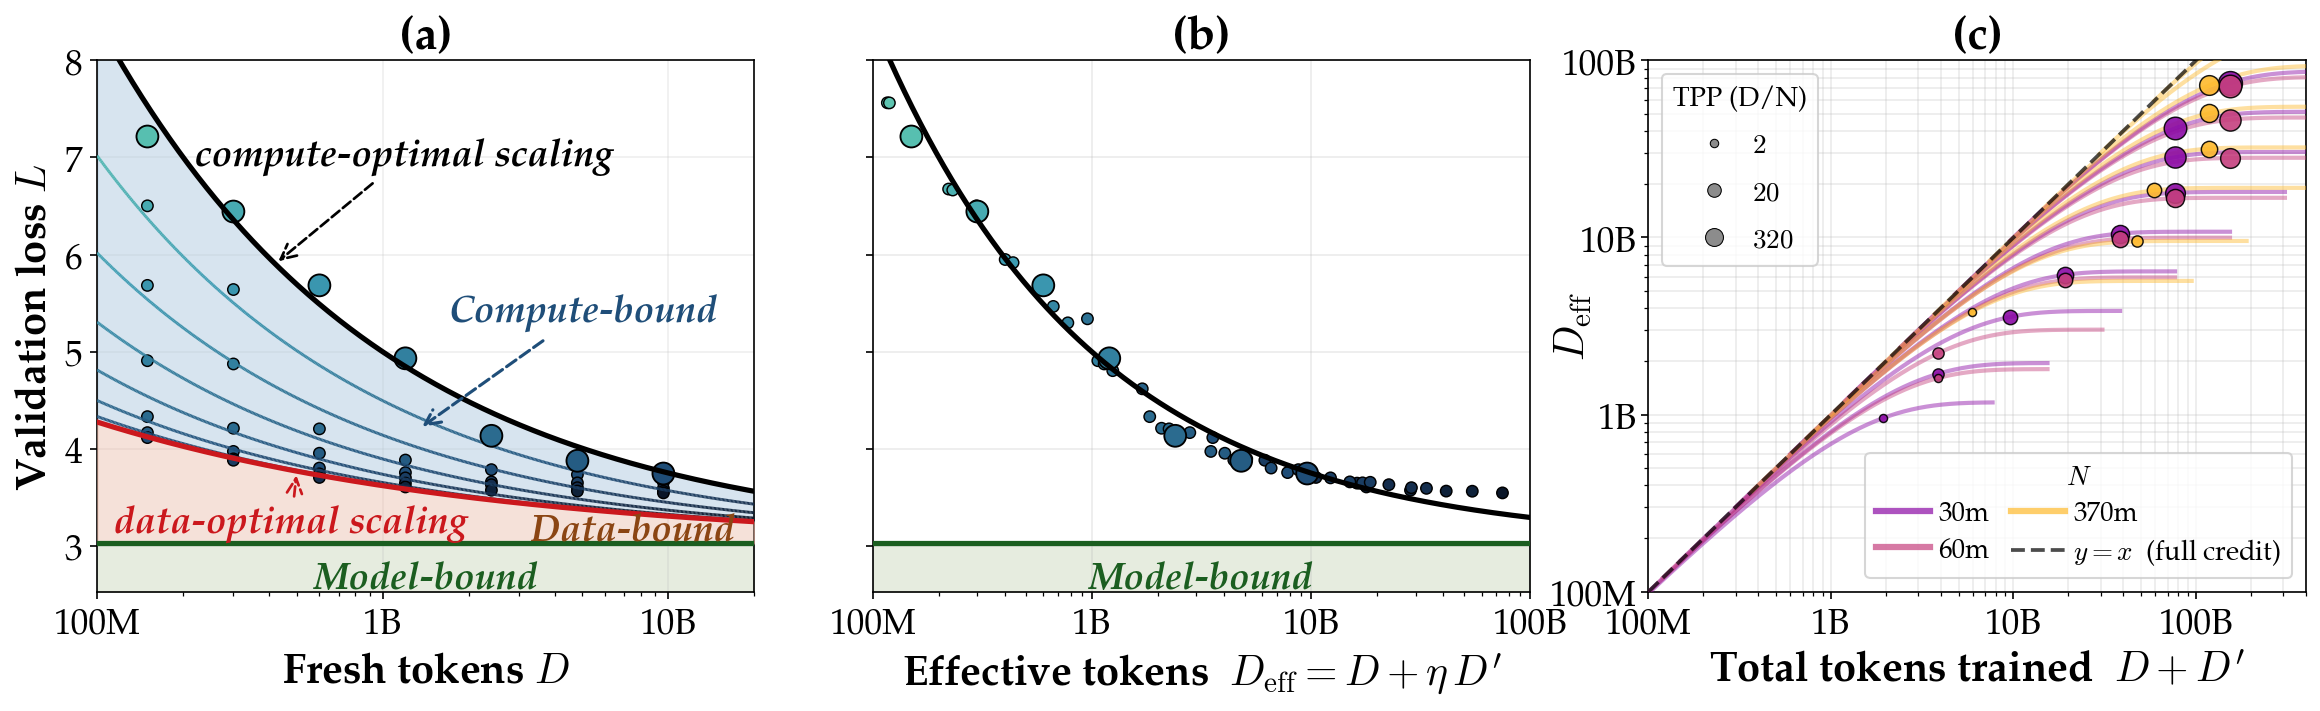

Recreate this plot in Python.
"""Figure 1 — three-panel schematic of the multi-epoch CD law.

(a) Single-size (30M) view of the (D, L) plane with three regimes:
    compute-bound, data-bound, model-bound. Bounded by the 1-epoch
    fit, the D'/D -> infinity fit, and the irreducible loss E_eff(N).
(b) All multi-epoch points after D_eff = D + eta(D, D'; N) * D' —
    they collapse onto each size's Chinchilla curve.
(c) Mapping D + D' (total tokens trained) -> D + eta * D' (effective
    fresh-token equivalents). Points stay below y=x; per-size curves
    show diminishing returns from repetition.

Anchors are the canonical one-shot joint fit (k=15, all 7 sizes) from
results/chinchilla_fit_dolma/writeup_final.md.
"""

import glob
import os
import sys

import numpy as np
import matplotlib.pyplot as plt
from matplotlib import font_manager
from matplotlib.collections import LineCollection
from matplotlib.colors import LinearSegmentedColormap
from matplotlib.ticker import FuncFormatter

# Add ../results so we can import dolma_*.py
sys.path.insert(0, os.path.join(os.path.dirname(__file__), '..'))

# === Palatino (URW P052 clone) font setup ===
for _f in glob.glob('/usr/share/fonts/urw-base35/P052-*.otf'):
    font_manager.fontManager.addfont(_f)

plt.rcParams.update({
    'font.family':       'serif',
    'font.serif':        ['P052', 'Palatino', 'TeX Gyre Pagella', 'serif'],
    'mathtext.fontset':  'cm',
    'font.size':         18,
    'axes.titlesize':    20,
    'axes.labelsize':    20,
    'xtick.labelsize':   16,
    'ytick.labelsize':   16,
    'legend.fontsize':   15,
    'figure.titlesize':  22,
    'lines.linewidth':   1.8,
    'axes.grid':         True,
    'grid.alpha':        0.25,
    'grid.linestyle':    '-',
    'savefig.bbox':      'tight',
    'savefig.dpi':       300,
})

# === Scaling-law parameters (writeup_final.md, one-shot joint fit, k=15) ===
SL_E     = 0.050
SL_A     = 31.5
SL_B     = 16539.0
SL_ALPHA = 0.137
SL_BETA  = 0.436
SL_LOG_K = 10.32
SL_RHO   = -0.270
SL_SIGMA = -0.388

TTP_RATIO = 20  # Chinchilla tokens-per-param


def E_eff(N):
    return SL_E + SL_A / (N ** SL_ALPHA)


def L_chin(N, D_eff):
    D_eff = np.asarray(D_eff, dtype=float)
    return E_eff(N) + SL_B / D_eff ** SL_BETA


def R_star(D, N):
    D = np.asarray(D, dtype=float)
    return np.exp(SL_LOG_K + SL_RHO * np.log(D / N) + SL_SIGMA * np.log(N))


def eta_of(D, Dp, N):
    """eta(D, D'; N) = R*(1-exp(-x/R*))/x, x = D'/D. eta(0)=1 limit."""
    D = np.asarray(D, dtype=float)
    Dp = np.asarray(Dp, dtype=float)
    R = R_star(D, N)
    x = np.where(Dp > 0, Dp / D, 1.0)
    val = np.where(Dp > 0, R * (1.0 - np.exp(-x / R)) / x, 1.0)
    return val


def L_inf_epochs(D, N):
    """Loss with D'/D -> infinity (multi-epoch limit). D_eff = D*(1 + R*)."""
    D = np.asarray(D, dtype=float)
    return E_eff(N) + SL_B / (D * (1.0 + R_star(D, N))) ** SL_BETA


def L_iso_x(D, x, N):
    """CD-law loss at fixed D'/D = x (epochs = 1 + x)."""
    D = np.asarray(D, dtype=float)
    if x == 0:
        return L_chin(N, D)
    R = R_star(D, N)
    eta_times_x = R * (1.0 - np.exp(-x / R))
    return E_eff(N) + SL_B / (D * (1.0 + eta_times_x)) ** SL_BETA


ISO_X_VALUES = [1, 3, 7, 15, 31, 63]


# === Sizes with multi-epoch coverage ===
SIZES = [
    ('14m',  14e6,  'dolma_14m'),
    ('30m',  30e6,  'dolma_30m'),
    ('60m',  60e6,  'dolma_60m'),
    ('190m', 190e6, 'dolma_190m'),
    ('370m', 370e6, 'dolma_370m'),
]

OVERFIT_EXCLUDE = {
    '14m':  {(0.05, 128), (0.1, 128)},
    '30m':  {(0.05, 128), (0.1, 128)},
    '60m':  {(0.1, 64)},
    '190m': {(0.05, 32), (0.05, 64), (0.1, 32), (0.25, 32), (0.5, 32)},
    '370m': {(0.05, 32), (0.05, 64)},
}


def load_points(tag, modname, N):
    mod = __import__(modname)
    rows = []
    excl = OVERFIT_EXCLUDE.get(tag, set())
    for ds in mod.ALL_DATASETS:
        scale = ds['chinchilla_scale'][0]
        D = scale * TTP_RATIO * N
        for ep, loss, fmul in zip(ds['epochs'], ds['validation_loss'],
                                   ds['flops_multiplier']):
            if np.isnan(loss):
                continue
            if (scale, ep) in excl:
                continue
            Dp = (ep - 1) * D
            rows.append((scale, ep, D, Dp, loss, fmul))
    if not rows:
        return np.empty((0, 6))
    return np.array(rows, dtype=float)


# === Visual constants ===
FONT_LABEL  = 20
FONT_TITLE  = 22
FONT_TICK   = 17
FONT_LEGEND = 16
FONT_REGION = 18
FONT_CBAR   = 17

CMAP = plt.cm.plasma  # for model-size coloring in panel (c)

# Compute / FLOPs colormap (matches results/data_optimal_scaling_iso.py)
CMAP_COMPUTE = LinearSegmentedColormap.from_list(
    'compute',
    ['#A8E6CF', '#5BC4B0', '#3B9AB2', '#2C6E91', '#1F4E79', '#152F4F', '#0A1628'],
)

# Marker sizes for (1-epoch, multi-epoch)
S_1EP   = 110
S_MULTI = 30
S_PANEL_C = 70

# Sizes shown in panel (c)
PANEL_C_TAGS = ['30m', '60m', '370m']

# Region colors (match results/data_optimal_scaling_iso.py for consistency)
COLOR_COMPUTE_REGION = '#A8C5DC'   # soft blue
COLOR_DATA_REGION    = '#E8B4A0'   # muted terracotta
COLOR_MODEL_REGION   = '#C8D5B9'   # sage
ALPHA_COMPUTE = 0.45
ALPHA_DATA    = 0.40
ALPHA_MODEL   = 0.45

COLOR_COMPUTE_DARK = '#1F4E79'
COLOR_DATA_DARK    = '#8B4513'
COLOR_MODEL_DARK   = '#1b5e20'

COLOR_FIT_1EP    = 'black'
COLOR_FIT_MEINF  = '#cb181d'
COLOR_IRREDUCIBLE = '#1b5e20'

# Single anchor size for panel (a)
PANEL_A_SIZE = ('30m', 30e6, 'dolma_30m')

# X-axis lower bound for all three panels
X_MIN = 1e8  # 100M


def size_color(i, n):
    # span 0.10–0.85 of plasma so endpoints aren't pure black or pure yellow
    return CMAP(0.10 + 0.75 * i / max(n - 1, 1))


def fmt_tokens(x, pos=None):
    if x >= 1e9: return f'{x/1e9:g}B'
    if x >= 1e6: return f'{x/1e6:g}M'
    if x >= 1e3: return f'{x/1e3:g}K'
    return f'{x:g}'


def main():
    points = {}
    for tag, N, modname in SIZES:
        points[tag] = (N, load_points(tag, modname, N))

    n_sizes = len(SIZES)
    colors = {tag: size_color(i, n_sizes) for i, (tag, _, _) in enumerate(SIZES)}

    # Shared FLOPs norm across all data
    all_flops = np.concatenate([points[t][1][:, 5] for t, _, _ in SIZES])
    flops_norm = plt.Normalize(vmin=np.log2(all_flops.min()),
                                vmax=np.log2(all_flops.max()))

    fig, axes = plt.subplots(1, 3, figsize=(19, 4.6))
    ax_a, ax_b, ax_c = axes
    fig.subplots_adjust(wspace=0.18)

    # ---------- Panel (a): single-size three regimes ----------
    tag_a, N_a, _ = PANEL_A_SIZE
    _, pts_a = points[tag_a]
    scale_a, ep_a, D_a, Dp_a, L_a, F_a = pts_a.T
    is_1ep_a = ep_a == 1
    log2F_a = np.log2(F_a)

    # Curves
    X_MAX_A = 2.0e10
    xa = np.geomspace(X_MIN, X_MAX_A, 500)
    l1ep_xa = L_chin(N_a, xa)
    lme_xa  = L_inf_epochs(xa, N_a)
    e_eff_a = E_eff(N_a)

    # Y-range: capped at 8.0 to reduce white space.
    L_min_a = min(L_a.min(), e_eff_a) - 0.4
    L_max_a = 8.0
    FLOOR = e_eff_a - 0.5

    # Region fills (no legend entries — annotated in-plot)
    ax_a.fill_between(xa, lme_xa, l1ep_xa, where=l1ep_xa > lme_xa,
                      color=COLOR_COMPUTE_REGION, alpha=ALPHA_COMPUTE,
                      zorder=2)
    ax_a.fill_between(xa, e_eff_a, lme_xa, where=lme_xa > e_eff_a,
                      color=COLOR_DATA_REGION, alpha=ALPHA_DATA,
                      zorder=3)
    ax_a.fill_between([X_MIN, X_MAX_A], FLOOR, e_eff_a,
                      color=COLOR_MODEL_REGION, alpha=ALPHA_MODEL,
                      zorder=1)

    # Iso-D'/D dashed curves coloured by FLOPs (CD-law predictions)
    for x in ISO_X_VALUES:
        L_xi = L_iso_x(xa, x, N_a)
        flops_xa = (xa / (TTP_RATIO * N_a)) * (1.0 + x)
        log2_flops = np.log2(flops_xa)
        pts = np.array([xa, L_xi]).T.reshape(-1, 1, 2)
        segs = np.concatenate([pts[:-1], pts[1:]], axis=1)
        lc = LineCollection(segs, cmap=CMAP_COMPUTE, norm=flops_norm,
                            linestyles='dashed', linewidths=1.4,
                            alpha=0.95, zorder=11)
        lc.set_array(0.5 * (log2_flops[:-1] + log2_flops[1:]))
        ax_a.add_collection(lc)

    # Boundary curves (labels handled by text annotations below).
    ax_a.plot(xa, l1ep_xa, '-', color=COLOR_FIT_1EP, linewidth=2.5,
              zorder=12)
    ax_a.plot(xa, lme_xa, '-', color=COLOR_FIT_MEINF, linewidth=2.5,
              zorder=12)
    ax_a.axhline(e_eff_a, linestyle='-', color=COLOR_IRREDUCIBLE,
                 linewidth=2.5, zorder=12)

    # "compute-optimal scaling": text in upper-left between 100M and 1B,
    # dashed arrow pointing mostly leftward onto the black curve.
    x_co_text, y_co_text = 2.2e8, L_max_a - 1.0
    x_co_tip = 4.2e8
    y_co_tip = float(L_chin(N_a, x_co_tip))
    ax_a.annotate('compute-optimal scaling',
                  xy=(x_co_tip, y_co_tip),
                  xytext=(x_co_text, y_co_text),
                  fontsize=FONT_REGION, ha='left', va='center',
                  color=COLOR_FIT_1EP, fontstyle='italic', fontweight='bold',
                  arrowprops=dict(arrowstyle='->', linestyle='dashed',
                                  color=COLOR_FIT_1EP, lw=1.3,
                                  shrinkA=2, shrinkB=2),
                  zorder=15)

    # "data-optimal scaling": text at far left of the data-bound region,
    # dashed arrow pointing right-and-up onto the red curve.
    x_do_text = 1.15e8
    y_do_text = e_eff_a + 0.20
    x_do_tip = 5e8
    y_do_tip = float(L_inf_epochs(x_do_tip, N_a))
    ax_a.annotate('data-optimal scaling',
                  xy=(x_do_tip, y_do_tip),
                  xytext=(x_do_text, y_do_text),
                  fontsize=FONT_REGION, ha='left', va='center',
                  color=COLOR_FIT_MEINF, fontstyle='italic', fontweight='bold',
                  arrowprops=dict(arrowstyle='->', linestyle='dashed',
                                  color=COLOR_FIT_MEINF, lw=1.3,
                                  shrinkA=2, shrinkB=2),
                  zorder=15)

    # Data points (30M only). 1-ep large, multi-ep smaller; coloured by FLOPs.
    ax_a.scatter(D_a[~is_1ep_a], L_a[~is_1ep_a], s=S_MULTI,
                 c=log2F_a[~is_1ep_a], cmap=CMAP_COMPUTE, norm=flops_norm,
                 edgecolors='black', linewidths=0.7,
                 zorder=10, marker='o')
    sc_a = ax_a.scatter(D_a[is_1ep_a], L_a[is_1ep_a], s=S_1EP,
                        c=log2F_a[is_1ep_a], cmap=CMAP_COMPUTE,
                        norm=flops_norm, edgecolors='black', linewidths=0.9,
                        zorder=11, marker='o')

    # Region labels.  Compute-bound: text above + right of the band, with
    # a diagonal dashed arrow pointing into the blue region.
    x_cb_text  = 5.0e9
    y_cb_text  = float(L_chin(N_a, x_cb_text)) + 1.2
    x_cb_arrow = 1.3e9
    y_cb_arrow = 0.5 * (float(L_chin(N_a, x_cb_arrow))
                        + float(L_inf_epochs(x_cb_arrow, N_a)))
    ax_a.annotate('Compute-bound',
                  xy=(x_cb_arrow, y_cb_arrow),
                  xytext=(x_cb_text, y_cb_text),
                  fontsize=FONT_REGION, ha='center', va='bottom',
                  color=COLOR_COMPUTE_DARK,
                  fontstyle='italic', fontweight='bold',
                  arrowprops=dict(arrowstyle='->', linestyle='dashed',
                                  color=COLOR_COMPUTE_DARK, lw=1.5,
                                  shrinkA=4, shrinkB=4),
                  zorder=15)
    x_db = 1.7e10
    ax_a.text(x_db, (float(L_inf_epochs(x_db, N_a)) + e_eff_a) / 2,
              'Data-bound', fontsize=FONT_REGION, ha='right', va='center',
              color=COLOR_DATA_DARK, fontstyle='italic', fontweight='bold',
              zorder=15)
    ax_a.text(np.sqrt(X_MIN * X_MAX_A), e_eff_a - 0.18,
              'Model-bound',
              fontsize=FONT_REGION, ha='center', va='top',
              color=COLOR_MODEL_DARK, fontstyle='italic', fontweight='bold',
              zorder=15)

    ax_a.set_xscale('log')
    ax_a.set_xlim(X_MIN, X_MAX_A)
    ax_a.set_xticks([1e8, 1e9, 1e10])
    ax_a.xaxis.set_major_formatter(FuncFormatter(fmt_tokens))
    ax_a.xaxis.set_minor_formatter(plt.NullFormatter())
    ax_a.set_ylim(FLOOR, L_max_a)
    ax_a.set_xlabel(r'Fresh tokens $D$',
                    fontsize=FONT_LABEL, fontweight='bold')
    ax_a.set_ylabel(r'Validation loss $L$',
                    fontsize=FONT_LABEL, fontweight='bold')
    ax_a.set_title('(a)', fontsize=FONT_TITLE, fontweight='bold')
    ax_a.tick_params(labelsize=FONT_TICK)
    ax_a.grid(True, alpha=0.2)

    # ---------- Panel (b): same size as (a), L vs D_eff ----------
    et_b = eta_of(D_a, Dp_a, N_a)
    D_eff_b = D_a + et_b * Dp_a

    X_MAX_B = 1.0e11
    xb = np.geomspace(X_MIN, X_MAX_B, 500)
    # Model-bound shading: below the irreducible loss.
    ax_b.fill_between([X_MIN, X_MAX_B], FLOOR, e_eff_a,
                      color=COLOR_MODEL_REGION, alpha=ALPHA_MODEL,
                      zorder=1)
    ax_b.plot(xb, L_chin(N_a, xb), '-', color=COLOR_FIT_1EP,
              linewidth=2.5, zorder=12)
    ax_b.axhline(e_eff_a, linestyle='-', color=COLOR_IRREDUCIBLE,
                 linewidth=2.5, zorder=12)
    ax_b.text(np.sqrt(X_MIN * X_MAX_B), e_eff_a - 0.18,
              'Model-bound', fontsize=FONT_REGION, ha='center', va='top',
              color=COLOR_MODEL_DARK, fontstyle='italic', fontweight='bold',
              zorder=15)

    ax_b.scatter(D_eff_b[~is_1ep_a], L_a[~is_1ep_a], s=S_MULTI,
                 c=log2F_a[~is_1ep_a], cmap=CMAP_COMPUTE, norm=flops_norm,
                 edgecolors='black', linewidths=0.7,
                 zorder=10, marker='o')
    ax_b.scatter(D_eff_b[is_1ep_a], L_a[is_1ep_a], s=S_1EP,
                 c=log2F_a[is_1ep_a], cmap=CMAP_COMPUTE, norm=flops_norm,
                 edgecolors='black', linewidths=0.9,
                 zorder=11, marker='o')

    ax_b.set_xscale('log')
    ax_b.set_xlim(X_MIN, X_MAX_B)
    ax_b.set_xticks([1e8, 1e9, 1e10, 1e11])
    ax_b.xaxis.set_major_formatter(FuncFormatter(fmt_tokens))
    ax_b.xaxis.set_minor_formatter(plt.NullFormatter())
    ax_b.set_ylim(FLOOR, L_max_a)  # share y with panel (a)
    ax_b.set_xlabel(r"Effective tokens  $D_{\rm eff} = D + \eta\,D'$",
                    fontsize=FONT_LABEL, fontweight='bold')
    ax_b.set_ylabel('')
    plt.setp(ax_b.get_yticklabels(), visible=False)
    ax_b.set_title('(b)', fontsize=FONT_TITLE, fontweight='bold')
    ax_b.tick_params(labelsize=FONT_TICK)
    ax_b.grid(True, alpha=0.25)

    # ---------- Panel (c): D + D' vs D + eta D' ----------
    panel_c_sizes = [(t, N, m) for (t, N, m) in SIZES if t in PANEL_C_TAGS]

    # Smooth saturation curves: one curve per (N, observed scale). Colour by
    # N (plasma); each scale traces its own trajectory bounded by D*(1+R*).
    epochs_grid = np.geomspace(1.0, 256.0, 300)
    for tag, N, _ in panel_c_sizes:
        _, pts = points[tag]
        if len(pts) == 0:
            continue
        scales_obs = np.unique(pts[:, 0])
        for sc in scales_obs:
            D = sc * TTP_RATIO * N
            Dp = (epochs_grid - 1.0) * D
            et = eta_of(D, Dp, N)
            total = D + Dp
            D_eff = D + et * Dp
            ax_c.plot(total, D_eff, '-', color=colors[tag],
                      linewidth=2.0, alpha=0.45, zorder=4)
        # one labeled handle per N for the legend (use the 1× curve as proxy)
        D = 1.0 * TTP_RATIO * N
        Dp = (epochs_grid - 1.0) * D
        et = eta_of(D, Dp, N)
        ax_c.plot([], [], '-', color=colors[tag], linewidth=3.0, alpha=0.7,
                  label=tag)

    # Best-D_eff point per (N, scale): the run with the highest D_eff
    # across all epochs at that fresh-token level.  Marker size encodes
    # the chinchilla scale (D/N).
    def size_for_DN(D_over_N):
        # Map log2(D/N) ∈ [0, 9] to marker size in [15, 140].
        v = np.clip(np.log2(np.maximum(D_over_N, 1.0)), 0.0, 9.0)
        return 15.0 + 14.0 * v

    for tag, N, _ in panel_c_sizes:
        N_val, pts = points[tag]
        if len(pts) == 0:
            continue
        scale, ep, D, Dp, L, F = pts.T
        # Group by unique D (= unique scale at this N).
        for D_unique in np.unique(D):
            mask = (D == D_unique) & (ep > 1)
            if not mask.any():
                continue
            et = eta_of(D[mask], Dp[mask], N_val)
            D_eff = D[mask] + et * Dp[mask]
            j = np.argmax(D_eff)
            x_pt = D[mask][j] + Dp[mask][j]
            y_pt = D_eff[j]
            ax_c.scatter([x_pt], [y_pt],
                         s=size_for_DN(D_unique / N_val),
                         color=colors[tag], edgecolors='black',
                         linewidths=0.7, alpha=0.9, zorder=10)

    # identity line — drawn on top so it's visible over curves and points
    xlo, xhi = X_MIN, 4e11
    ylo, yhi = X_MIN, 1e11
    yy = np.geomspace(xlo, xhi, 100)
    ax_c.plot(yy, yy, '--', color='black', alpha=0.7, linewidth=1.8,
              zorder=15, label=r"$y = x$  (full credit)")

    ax_c.set_xscale('log')
    ax_c.set_yscale('log')
    ax_c.set_xlim(xlo, xhi)
    ax_c.set_ylim(ylo, yhi)
    ax_c.set_xticks([1e8, 1e9, 1e10, 1e11])
    ax_c.set_yticks([1e8, 1e9, 1e10, 1e11])
    ax_c.xaxis.set_major_formatter(FuncFormatter(fmt_tokens))
    ax_c.yaxis.set_major_formatter(FuncFormatter(fmt_tokens))
    ax_c.xaxis.set_minor_formatter(plt.NullFormatter())
    ax_c.yaxis.set_minor_formatter(plt.NullFormatter())
    ax_c.set_xlabel(r"Total tokens trained  $D + D'$",
                    fontsize=FONT_LABEL, fontweight='bold')
    ax_c.set_ylabel(r"$D_{\rm eff}$",
                    fontsize=FONT_LABEL, fontweight='bold')
    ax_c.set_title('(c)', fontsize=FONT_TITLE, fontweight='bold')
    ax_c.tick_params(labelsize=FONT_TICK)
    ax_c.tick_params(axis='y', pad=2)
    ax_c.yaxis.set_label_coords(-0.08, 0.5)
    ax_c.grid(True, which='both', alpha=0.25)
    LEG_FS = FONT_LEGEND - 3  # smaller legend text to avoid overlap
    leg_n = ax_c.legend(loc='lower right', fontsize=LEG_FS, ncol=2,
                        columnspacing=0.8, handletextpad=0.3, title=r'$N$',
                        title_fontsize=LEG_FS, borderpad=0.4,
                        labelspacing=0.3)
    ax_c.add_artist(leg_n)

    # Size legend: marker size encodes TTP (D/N).
    from matplotlib.lines import Line2D
    size_handles = []
    for ttp_val in (2, 20, 320):
        sz = 0.75 * np.sqrt(size_for_DN(ttp_val))  # shrink for legend
        size_handles.append(
            Line2D([0], [0], marker='o', linestyle='',
                   markerfacecolor='0.55', markeredgecolor='black',
                   markeredgewidth=0.5, markersize=sz,
                   label=rf'${ttp_val}$')
        )
    ax_c.legend(handles=size_handles, loc='upper left',
                fontsize=LEG_FS, title='TPP (D/N)',
                title_fontsize=LEG_FS, frameon=True,
                labelspacing=0.7, borderpad=0.4, handletextpad=0.4)

    out_pdf = os.path.join(os.path.dirname(__file__), 'figure_1.pdf')
    out_png = out_pdf.replace('.pdf', '.png')
    fig.savefig(out_pdf, bbox_inches='tight')
    fig.savefig(out_png, dpi=150, bbox_inches='tight')
    plt.close(fig)
    print(f'Saved {out_pdf}\n      {out_png}')


if __name__ == '__main__':
    main()
